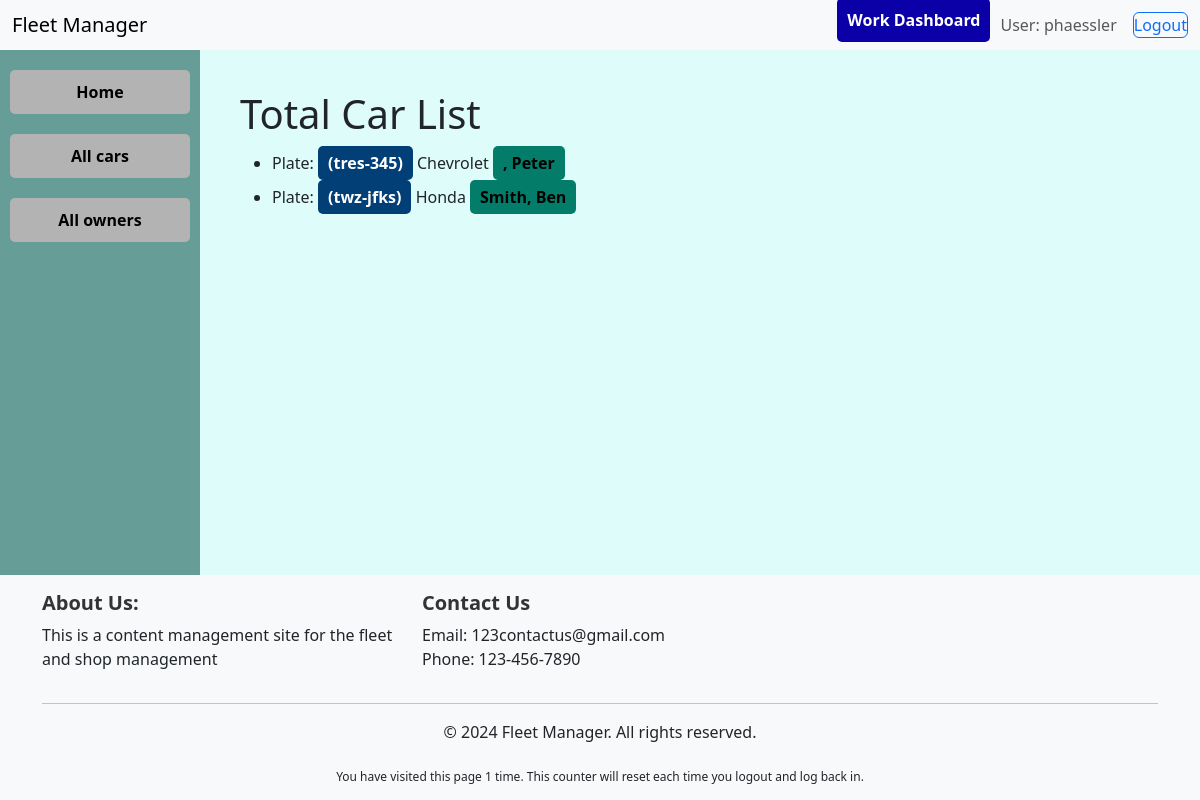
The page /catalog/cars/ (signed in) on the database its author committed.
### catalog/models.py (models this page shows, shortened)
class CarInstance(models.Model):
    car = models.ForeignKey('CarMake', on_delete=models.RESTRICT, null=True)
    owner = models.ForeignKey('Owner', on_delete=models.RESTRICT, null=True)
    vinNum = models.CharField(
        max_length=17, blank=True, null=True,
        help_text="Enter the Vehicle Identification Number (VIN) for this vehicle. It must be exactly 17 characters."
    )
    modelYear = models.CharField(
        max_length=4,
        help_text="Enter the year this car model was manufactured (e.g., 2020)."
    )
    color = models.CharField(
        max_length=50,
        help_text="Enter the common name of the vehicle's color (e.g., Red) and its paint code."
    )
    license_plate = models.CharField(
        max_length=12,
        help_text="Enter the vehicle's license plate number. Maximum length is 12 characters."
    )
    due_back = models.DateField(
        null=True,
        blank=True,
        help_text="Enter the date by which the vehicle should be returned. Leave blank if not applicable."
    )
    mechanic_stat = models.ForeignKey(
        settings.AUTH_USER_MODEL,
        on_delete=models.SET_NULL,
        null=True,
        blank=True,
        help_text="Select the mechanic assigned to this vehicle, if applicable."
    )
    CAR_STATUS = (
        ('M', 'Maintenance'),
        ('O', 'Owner has vehicle in their possession'),
        ('S', 'Scrap or Parts vehicle'),
        ('A', 'Available'),
        ('R', 'Ready for release to owner'),
    )
    status = models.CharField(
        max_length=1,
        choices=CAR_STATUS,
        blank=True,
        default='A',
        help_text="Select the current status of the car: M (Maintenance), O (Owner has vehicle), S (Scrap), A (Available), R (Ready for release)."
    )
    class Meta:
        ordering = ['due_back']
    def get_absolute_url(self):
        return reverse('car-detail', args=[str(self.id)])

class CarMake(models.Model):
    manuName = models.CharField(max_length=20, help_text="Enter the name of the car manufacturer (e.g., Toyota, Ford).")
    carModel = models.CharField(
        max_length=100, help_text="Enter the car model (e.g., Camry, F-150)."
    )
    vehicleType = models.ForeignKey(
        VehicleType,
        help_text="Select the type of vehicle this car belongs to (e.g., SUV, Sedan).",
        on_delete=models.RESTRICT,
        null=True
    )
    def __str__(self):
        return self.manuName

class Owner(models.Model):
    user = models.OneToOneField(User, on_delete=models.CASCADE, null=True, blank=True)
    first_name = models.CharField(
        max_length=100,
        help_text="Enter the owner's first name."
    )
    last_name = models.CharField(
        max_length=100,
        help_text="Enter the owner's last name."
    )
    phone_num = models.CharField(
        max_length=10,
        null=True,
        blank=True,
        default='Unknown"',
        help_text="Enter the owner's phone number without dashes (e.g., 1234567890). Maximum 10 digits."
    )
    address = models.TextField(
        max_length=300,
        null=True,
        blank=True,
        default='Unknown',
        help_text="Enter the owner's address. This can be a full street address."
    )
    has_insurance = models.BooleanField(
        default=False,
        help_text="Check if the owner has insurance for their vehicle."
    )
    insurance_provider = models.CharField(
        max_length=100,
        blank=True,
        default='Unknown',
        help_text="Enter the name of the insurance provider (if applicable)."
    )
    insurance_policy_number = models.CharField(
        max_length=50,
        blank=True,
        default='Unknown',
        help_text="Enter the insurance policy number (if applicable)."
    )
    class Meta: #orders the owners in the system as well as prevents duplicates
        ordering = ['last_name', 'first_name']
        unique_together = ['first_name', 'last_name', 'phone_num']
    def get_absolute_url(self):
        return reverse('owner-detail', args=[str(self.id)])
    def __str__(self): # provides a last name first of the owners Name
        return f'{self.last_name}, {self.first_name}'

class FooterContent(models.Model):
    about_us = models.TextField(
        help_text="Enter a brief description of your company or website to display in the footer."
    )
    contact_email = models.EmailField(
        help_text="Enter the contact email address that users can reach out to."
    )
    contact_phone = models.CharField(
        max_length=15,
        help_text="Enter the contact phone number for customer inquiries."
    )

### catalog/views.py (the view)
# urls.py: path('cars/', CarListView.as_view(), name='cars'),
class CarListView(LoginRequiredMixin, UserPassesTestMixin, ListView):
    model = CarInstance
    context_object_name = 'car_list'
    template_name = 'car_management/car_list.html'
    def test_func(self):
        return is_admin_or_mechanic(self.request.user)
    def get_queryset(self):
        return CarInstance.objects.all()  # Show all cars to admins and mechanics
    def get_context_data(self, **kwargs):
        context = super().get_context_data(**kwargs)
        context['num_visits'] = increment_page_visits(self.request, 'cars')
        return context

### catalog/context_processors.py (called while the page is built)
def footer_content(request):
    try:
        footer_content = FooterContent.objects.first()  # Get the first (and only) footer content
    except FooterContent.DoesNotExist:
        footer_content = None  # Handle the case where no FooterContent exists
    return {
        'footer_content': footer_content
    }

### catalog/views.py (called while the page is built)
def increment_page_visits(request, page_name):
    session_key = f'num_visits_{page_name}'
    num_visits = request.session.get(session_key, 0)
    num_visits += 1
    request.session[session_key] = num_visits
    return num_visits

def is_admin_or_mechanic(user):
    return user.groups.filter(name='Admin').exists() or user.groups.filter(name='Mechanics').exists()

### catalog/templates/car_management/car_list.html
{% extends "base_generic.html" %}
{% block content %}
  <h1>Total Car List</h1>
  {% if car_list %}
    <ul>
      {% for car in car_list %}
      <li>
        Plate: <a href="{{ car.get_absolute_url }}"class="plate_button ">({{car.license_plate}}) </a>
        {{ car.car }} <a href="{{ car.owner.get_absolute_url }}"class="owner_button">{{ car.owner }}</a>
      </li>
      {% endfor %}
    </ul>
  {% else %}
    <p>There are no cars in the system.</p>
  {% endif %}
{% endblock %}

### catalog/templates/base_generic.html (shortened to what this page needs)
<!doctype html>
<html lang="en">
  <head>
    <link href="https://cdn.jsdelivr.net/npm/bootstrap@5.3.3/dist/css/bootstrap.min.css"
      rel="stylesheet"
>
    {% load static %}
    <link rel="stylesheet" type="text/css" href="{% static 'css/styles.css' %}" />
  </head>
  <body>
    <header class="navbar navbar-expand-lg navbar-light bg-light">
      <div class="container-fluid">
          <a class="navbar-brand" href="{% url 'index' %}">Fleet Manager</a>
          <div class="ms-auto d-flex">
              {% if user.is_authenticated %}
                  {% if user.groups.all.0.name == 'Customer' %}
                    <a href="{% url 'customer_dashboard' %}" class="navbar-button">Dashboard</a>
                  {% elif user.groups.all.0.name == 'Mechanics' %}
                    <a href="{% url 'mechanics_dashboard' %}" class="navbar-button">Work Dashboard</a>
                  {% elif user.groups.all.0.name == 'Admin' %}
                    <a href="{% url 'admin_dashboard' %}" class="navbar-button">Dashboard</a>
                  {% endif %}
                  <span class="navbar-text me-3">User: {{ user.get_username }}</span>
                  <form id="logout-form" method="post" action="{% url 'logout' %}" class="d-inline">
                      <button type="submit" class="btn btn-outline-primary">Logout</button>
                  </form>
              {% else %}
                  <a href="{% url 'login' %}?next={{ request.path }}" class="navbar-button">Login</a>
              {% endif %}
          </div>
      </div>
    </header>
    <div class="page-container">
      {% if user.is_authenticated and user.groups.all.0.name != 'Customer' %}
          <aside class="sidebar">
              {% block sidebar %}
                  <nav class="sidebar-nav">
                      <li><a href="{% url 'index' %}" class="sidebar_button">Home</a></li>
                      <li><a href="{% url 'cars' %}" class="sidebar_button">All cars</a></li>
                      <li><a href="{% url 'owners' %}" class="sidebar_button">All owners</a></li>
                  </nav>
              {% endblock %}
          </aside>
      {% endif %}
      <main class="main-content {% if not user.is_authenticated %}full-width{% endif %}">
        {% block content %}{% endblock %}
      </main>
    </div>
    <footer class="footer mt-auto py-3 bg-light">
      <div class="container">
        <div class="row">
          <div class="col-md-4">
            <h5>About Us:</h5>
            <p>{{ footer_content.about_us }}</p>
          </div>
          <div class="col-md-4">
            <h5>Contact Us</h5>
            <p>Email: {{ footer_content.contact_email }}<br>Phone: {{ footer_content.contact_phone }}</p>
          </div>
        </div>
        <hr>
        <div class="row">
          <div class="col-md-12 text-center">
            <p>&copy; 2024 Fleet Manager. All rights reserved.</p>
            <sub>You have visited this page {{ num_visits }} time{{ num_visits|pluralize }}.
              This counter will reset each time you logout and log back in.</sub>
          </div>
        </div>
      </div>
    </footer>
  </body>
</html>

### catalog/static/css/styles.css (style rules this page uses)
body { background-color: rgb(222, 252, 249); margin: 0; padding: 0; min-height: 100vh; display: flex; flex-direction: column; }
.page-container { display: flex; flex: 1; }
.main-content { flex: 1; padding: 40px; overflow-y: auto; }
.navbar { position: sticky; top: 0; z-index: 1030; height: 50px; }
.navbar-button { border-color: #04003a; color: #fff; background-color: #0b00a8; margin-right: 10px; display: block; padding: 10px; margin-bottom: 10px; text-decoration: none; border-radius: 5px; font-weight: bold; text-align: center; transition: background-color 0.3s ease, color 0.3s ease; }
.ms-auto { display: flex; align-items: center; }
.sidebar { width: 200px; background-color: #669e97; padding: 20px 10px; }
.sidebar-nav { display: flex; flex-direction: column; gap: 10px; }
.sidebar-nav li { list-style-type: none; width: 100%; }
.sidebar_button { display: block; padding: 10px; margin-bottom: 10px; background-color: #b3b3b3; color: black; text-decoration: none; border-radius: 5px; font-weight: bold; text-align: center; transition: background-color 0.3s ease, color 0.3s ease; }
.plate_button, .owner_button { display: inline-block; padding: 5px 10px; border-radius: 5px; font-weight: bold; text-decoration: none; transition: background-color 0.3s ease, color 0.3s ease; }
.plate_button { background-color: #023f77; color: white; }
.owner_button { background-color: #037d6a; color: black; }
#logout-form { display: inline; }
#logout-form button { padding: 0; margin: 0; }
.footer { position: relative; bottom: 0; width: 100%; background-color: #f8f9fa; padding: 20px 0; margin-top: 20px; }
.footer h5 { color: #333; font-weight: bold; }

### rows shown on the page
CarInstance: license_plate "tres-345", car "Chevrolet", owner ", Peter"
CarInstance: license_plate "twz-jfks", car "Honda", owner "Smith, Ben"
FooterContent: about_us "This is a content management site for the fleet and shop management", contact_email "123contactus@gmail.com", contact_phone "123-456-7890"

### other values the page prints
{{ user.get_username }} "phaessler"
{{ num_visits }} "1"
